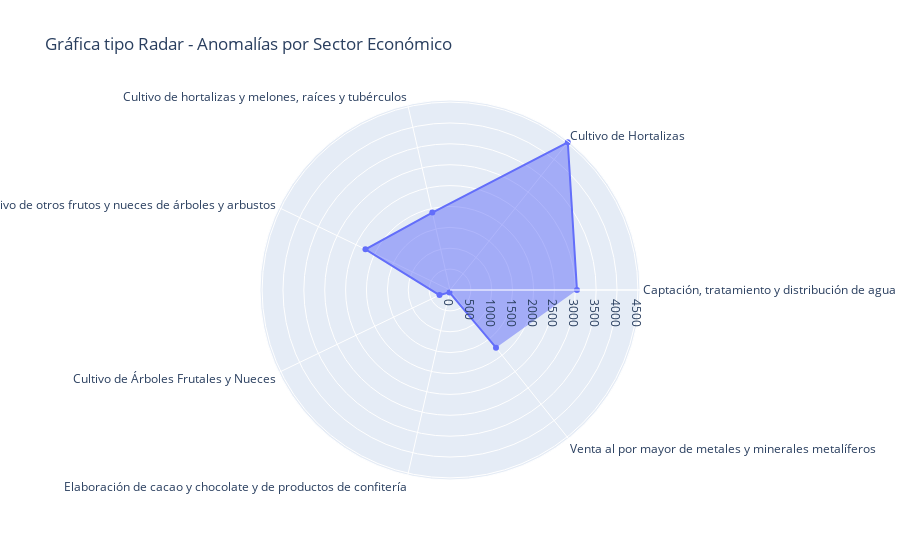

Here is the notebook cell this chart was saved with:
### Markdown cell above
## Gráfica de radar de sectores con mayor cantidad de anomalias

### Code cell
import plotly.graph_objects as go

dfHS = dfH[['Sector Económico:','Anomalia']].groupby(by='Sector Económico:',as_index=False).mean()

# Crear gráfica tipo radar
fig = go.Figure()

fig.add_trace(go.Scatterpolar(
    r=dfHS['Anomalia'],
    theta=dfHS['Sector Económico:'],
    fill='toself',
    name='Anomalia'
))

# Actualizar el diseño de la gráfica
fig.update_layout(
    polar=dict(
        radialaxis=dict(
            visible=True,
            range=[0, 4550]
        )
    ),
    title='Gráfica tipo Radar - Anomalías por Sector Económico'
)

# Mostrar la gráfica
fig.show()

### Figure 1 — Plotly figure (JSON) as saved in the notebook; plotly's stock layout.template omitted (floating-point values rounded to 4 significant figures)
{"data": [{"fill": "toself", "name": "Anomalia", "r": [3040.0, 4524, 1902, 2247, 280, 58.4, 1766.0], "theta": ["Captación, tratamiento y distribución de agua", "Cultivo de Hortalizas", "Cultivo de hortalizas y melones, raíces y tubérculos", "Cultivo de otros frutos y nueces de árboles y arbustos", "Cultivo de Árboles Frutales y Nueces", "Elaboración de cacao y chocolate y de productos de confitería", "Venta al por mayor de metales y minerales metalíferos"], "type": "scatterpolar"}], "layout": {"polar": {"radialaxis": {"range": [0, 4550], "visible": true}}, "title": {"text": "Gráfica tipo Radar - Anomalías por Sector Económico"}}}
